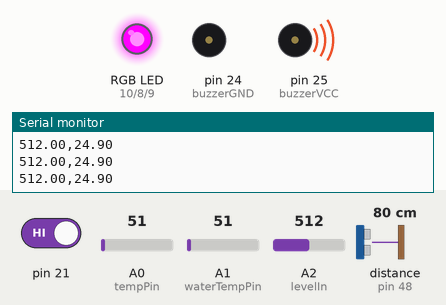
Bench run of a sketch on a simulated Arduino Mega 2560, built with avr-gcc and run on an emulated ATmega2560. On the bench: an RGB LED mixed from three pins (HIGH = lit), buzzer (waves = sounding, pin HIGH), the last lines printed to the serial monitor. Wiring (inferred from the names in the program): ultrasonic range finder: trigger pin 50; echo pin 48. Dashed ring = blinking. The test bench sets the inputs (shaded band); at power-on: A2 (levelIn) = 512, pin 21 HIGH, distance to the obstacle (sensor on pin 48) 80 cm, A0 (tempPin) = 51, A1 (waterTempPin) = 51. The echo pulse lasts 58.3 µs per cm; pins used as bus, display or sensor lines are not drawn.

Above: at 1.2 s.
1.3 s: A2 (levelIn) set to 317
2.8 s: A2 (levelIn) set to 287
At 3.55 s:
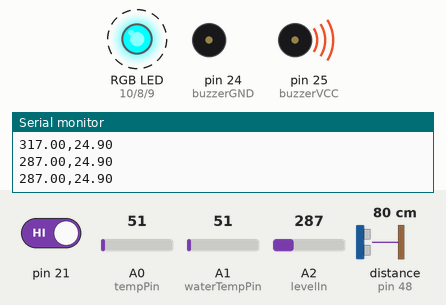
5.8 s: pin 21 driven LOW
At 6.17 s:
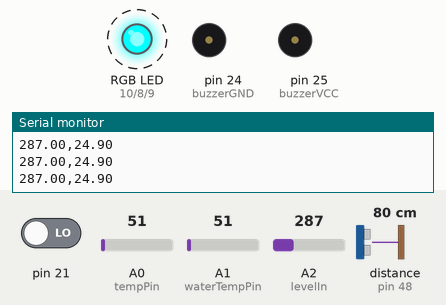
8.8 s: A2 (levelIn) set to 306
At 10.3 s:
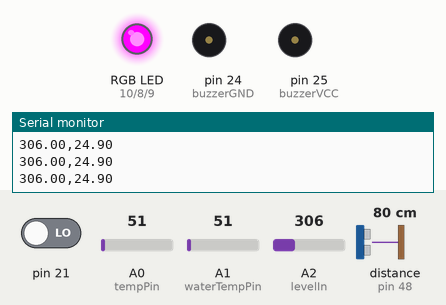
10.6 s: distance to the obstacle (sensor on pin 48) set to 18 cm
13.6 s: A2 (levelIn) set to 290
At 13.92 s:
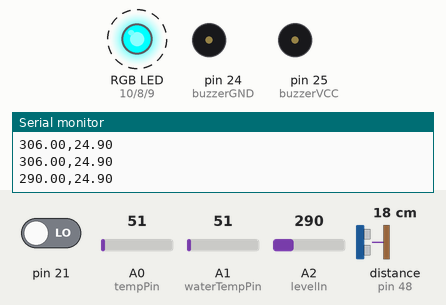
Timing chart, 0 to 17.6 s (numbered marks = the images above; inputs shaded):
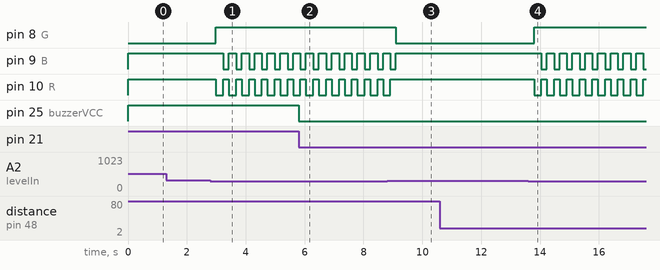

Measured:
- the behaviour switches between 300 and 299 on A2 (levelIn) (found by bisection; images 0 and 1)
- after the input at 2.8 s, pin 8 (G): LOW → HIGH after 0.19 s; pin 9 (B): alternates HIGH for 0.25 s and LOW for 0.19 s, starting after 0.44 s; pin 10 (R): alternates HIGH for 0.19 s and LOW for 0.25 s, starting after 0.19 s
- after the input at 5.8 s, pin 25 (buzzerVCC): HIGH → LOW at once
- after the input at 8.8 s, pin 8 (G): HIGH → LOW after 0.30 s; pin 9 (B): goes on until 9.1 s, then stays HIGH; pin 10 (R): goes on until 8.9 s, then stays HIGH
- after the input at 13.6 s, pin 8 (G): LOW → HIGH after 0.20 s; pin 9 (B): alternates HIGH for 0.25 s and LOW for 0.18 s, starting after 0.45 s; pin 10 (R): alternates HIGH for 0.18 s and LOW for 0.25 s, starting after 0.20 s

The sketch:

SmartControlSystem.ino
```cpp
const int vcc = 52;               /*定义HC-SR04的相关管脚*/
const int trig = 50;
const int echo = 48;
const int gnd = 46;

const int tempPin = A0;           /*定义LM35CZ的信号输出管脚*/
const int waterTempPin = A1;

const int RGBVCC = 22;            /*定义RGB的管脚*/
const int R = 10;
const int B = 9;
const int G = 8;

const int buzzerIn = 23;          /*定义有源蜂鸣器的管脚*/
const int buzzerVCC = 25;
const int buzzerGND = 24;

const int levelIn = A2;           /*定义最低水位检测装置的管脚*/
float level = 500;

float echoTime;                   /*定义超声波测液位相关的变量*/
float filter_echoTime;            /*echoTime为回波时间，filter_echoTime为滤波后的echoTime*/
float fixed_distance;             /*waterLevel为液位，V为水的体积*/
float waterLevel;
int V;

float val;                        /*定义温度检测的相关变量*/
float temp;
float filter_temp;
float finaltemp;
float waterTemp;
float valOfWaterTemp;

char ch[10];                     /*用于分析指令的数组*/

void setup() {                   /*程序初始化*/
  // put your setup code here, to run once:
  Serial.begin(9600);           /*设置不同串口的波特率*/
  Serial1.begin(115200);

  pinMode(vcc, OUTPUT);          /*定义每个管脚的工作模式*/
  pinMode(gnd, OUTPUT);
  pinMode(trig, OUTPUT);
  pinMode(echo, INPUT);

  pinMode(tempPin, INPUT);
  pinMode(waterTempPin,INPUT);

  pinMode(RGBVCC, OUTPUT);
  pinMode(R, OUTPUT);
  pinMode(G, OUTPUT);
  pinMode(B, OUTPUT);

  pinMode(buzzerIn, INPUT);
  pinMode(buzzerVCC, OUTPUT);
  pinMode(buzzerGND, OUTPUT);

  pinMode(levelIn, INPUT);

  digitalWrite(vcc, HIGH);       /*给相关管脚一个初始状态*/
  digitalWrite(gnd, LOW);

  digitalWrite(buzzerVCC, HIGH);
  digitalWrite(buzzerGND, LOW);

  digitalWrite(RGBVCC, HIGH);
  analogWrite(R, 255);
  analogWrite(G, 0);
  analogWrite(B, 255);

  attachInterrupt(2, allClear, FALLING);      /*启用2号中断*/
}

void loop() {                     /*循环体（C语言中的主函数main（））*/
  // put your main code here, to run repeatedly:
  getdata();

  if (lowLevel()) {
    alarm();
  }

  if(!lowLevel()){
    analogWrite(R, 255);
    analogWrite(G, 0);
    analogWrite(B, 255);
    digitalWrite(buzzerIn, LOW);
  }

  remoteControl();
}

int lowLevel(){                   /*判断是否水位过低*/
    if(level<300){
      return 1;
    }
    else{
      return 0;
    }
}

void alarm() {                   /*报警程序*/
  for (int j = 0; j < 600; j++) {
    digitalWrite(buzzerIn, LOW);
    analogWrite(R, 0);
    analogWrite(G, 255);
    analogWrite(B, 255);
    delay(250);
    analogWrite(R, 255);
    analogWrite(G, 255);
    analogWrite(B, 0);
    digitalWrite(buzzerIn, HIGH);
    delay(80);
    if(Serial1.available()>0);break;
  }
}

void allClear() {                /*清除警报*/
  digitalWrite(RGBVCC, LOW);
  digitalWrite(buzzerVCC, LOW);
}


void remoteControl(){           /*用于分析远程控制指令的解析程序*/
  if (Serial1.available() > 0){
    for(int k=0;k<9;k++){
      ch[k]=char(Serial1.read());
      delay(10);
    }
    if(strncmp(ch,"level",5)==0){
      Serial1.print("Level:");
      Serial1.print(waterLevel,2);
      Serial1.println("%");
    }
    else if(strncmp(ch,"temp",4)==0){
      Serial1.print("Temperature:");
      Serial1.print(waterTemp,2);
      Serial1.println();
    }
  }
}


void getdata(){                 /*获取所有传感器的当前反馈信号*/
  level = analogRead(levelIn);

  val = analogRead(tempPin);
  valOfWaterTemp = analogRead(waterTempPin);
  temp = ((val * 5000) / 1024) / 10;
  waterTemp = ((valOfWaterTemp * 5000) / 1024) / 10;
  filter_temp = temp_filter();

  if ((temp - filter_temp) >= 0.15) {
    finaltemp=filter_temp + 0.3;
  }
  else if (((temp - filter_temp) < 0.15) && ((filter_temp - temp) < 0.15)) {
    finaltemp=filter_temp;
  }
  else if ((filter_temp - temp) >= 0.15) {
    finaltemp=filter_temp - 0.3;
  }

  digitalWrite(trig, LOW);
  delayMicroseconds(5);
  digitalWrite(trig, HIGH);
  delayMicroseconds(10);
  digitalWrite(trig, LOW);

  echoTime = pulseIn(echo, HIGH);
  filter_echoTime = echoTime_filter();
  fixed_distance = filter_echoTime*(331.5+0.61*filter_temp)/20000;
  waterLevel = 100-fixed_distance;

  Serial.print(level);
  Serial.print(',');
  Serial.print(waterTemp);
  Serial.println();

  delay(100);
}

int getEchoTime() {
  return echoTime;
}

#define echoTime_filterNum 4                                       /*超声波测距的滑动平均滤波*/
int echoTime_filterBuffer[echoTime_filterNum + 1];
int echoTime_filter() {
  int i = 0;
  float echoTime_filterSum = 0;
  echoTime_filterBuffer[echoTime_filterNum] = getEchoTime();
  for (i = 0; i < echoTime_filterNum; i++) {
    echoTime_filterBuffer[i] = echoTime_filterBuffer[i + 1];
    echoTime_filterSum += echoTime_filterBuffer[i];
  }
  return (float)(echoTime_filterSum / echoTime_filterNum);
}

float getTemp() {
  return temp;
}

#define temp_filterNum 5                                         /*LM35CZ温度检测的滑动平均滤波*/
float temp_filterBuffer[temp_filterNum+1];
float temp_filter(){
  int i;
  float temp_filterSum = 0;
  temp_filterBuffer[temp_filterNum] = getTemp();
  for(i = 0; i < temp_filterNum; i++){
    temp_filterBuffer[i] = temp_filterBuffer[i+1];
    temp_filterSum += temp_filterBuffer[i];
  }
  return (float)(temp_filterSum/temp_filterNum);
}
```
